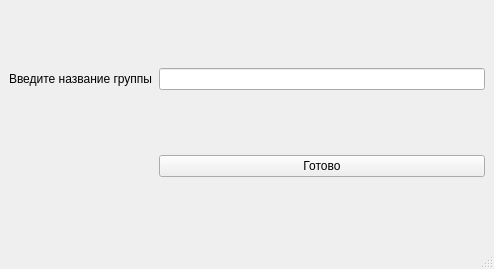
<?xml version="1.0" encoding="UTF-8"?>
<ui version="4.0">
 <class>AddGroup</class>
 <widget class="QMainWindow" name="AddGroup">
  <property name="geometry">
   <rect>
    <x>0</x>
    <y>0</y>
    <width>494</width>
    <height>269</height>
   </rect>
  </property>
  <property name="windowTitle">
   <string>Добавить группу</string>
  </property>
  <widget class="QWidget" name="centralwidget">
   <layout class="QGridLayout" name="gridLayout">
    <item row="1" column="1">
     <widget class="QPushButton" name="pushButton">
      <property name="text">
       <string>Готово</string>
      </property>
     </widget>
    </item>
    <item row="0" column="1">
     <widget class="QLineEdit" name="title_of_group"/>
    </item>
    <item row="0" column="0">
     <widget class="QLabel" name="label_2">
      <property name="text">
       <string>Введите название группы</string>
      </property>
     </widget>
    </item>
   </layout>
  </widget>
  <widget class="QStatusBar" name="statusbar"/>
 </widget>
 <resources/>
 <connections/>
</ui>
